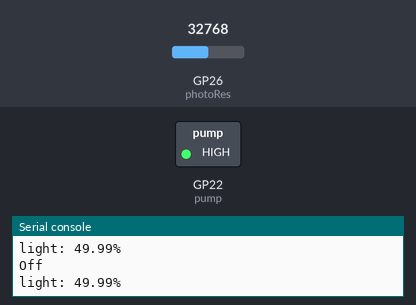
Recording of a program running on a simulated Raspberry Pi Pico running MicroPython. On the bench: switched loads named in the program (green lamp = pin HIGH), the last lines printed to the serial console. The inputs (shaded band) are chosen by the test bench; at power-on: GP26 (photoRes) = 32768 (analog values on the 0–65535 scale).

Above: at 1.2 s.
1.3 s: GP26 (photoRes) set to 33840
At 3.3 s:
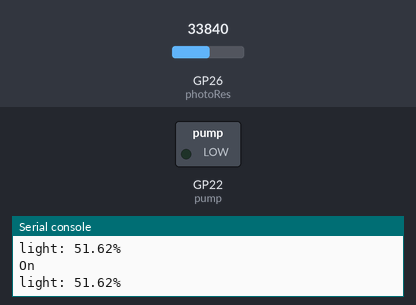
4.3 s: GP26 (photoRes) set to 32767
At 5.7 s:
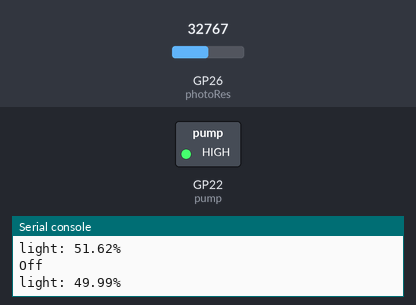
6.5 s: GP26 (photoRes) set to 45874
At 7.3 s:
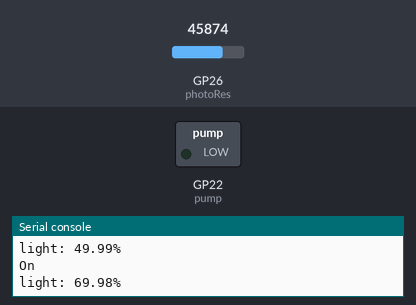
Timing chart, 0 to 9.5 s (numbered marks = the images above; inputs shaded):
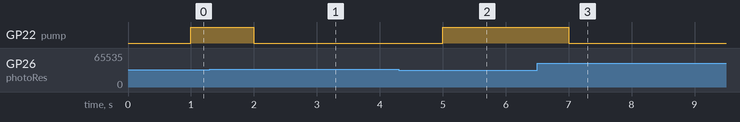

The program:

Pump_LDR_On_Site.py
```python
from machine import ADC, Pin
import time
from time import sleep

pump = Pin(22,Pin.OUT)
photoPIN = 26

def readLight(photoGP):
    photoRes = ADC(Pin(26))
    light = photoRes.read_u16()
    light = round(light/65553*100,2)
    return light

def pump_off():
    pump.value(0)
    print("On")

def pump_on():
    pump.value(5)
    print("Off")

while True:
    print("light: " + str(readLight(photoPIN))+"%")
    sleep(1)
    if(readLight(photoPIN)) <= 50:
        pump_on()
    else:
        pump_off()
        
```

Measured:
- the behaviour switches between 32768 and 32784 on GP26 (photoRes) (found by bisection; images 0 and 1)
- after the input at 1.3 s, GP22 (pump): HIGH → LOW after 0.70 s
- after the input at 4.3 s, GP22 (pump): LOW → HIGH after 0.70 s
- after the input at 6.5 s, GP22 (pump): HIGH → LOW after 0.50 s
